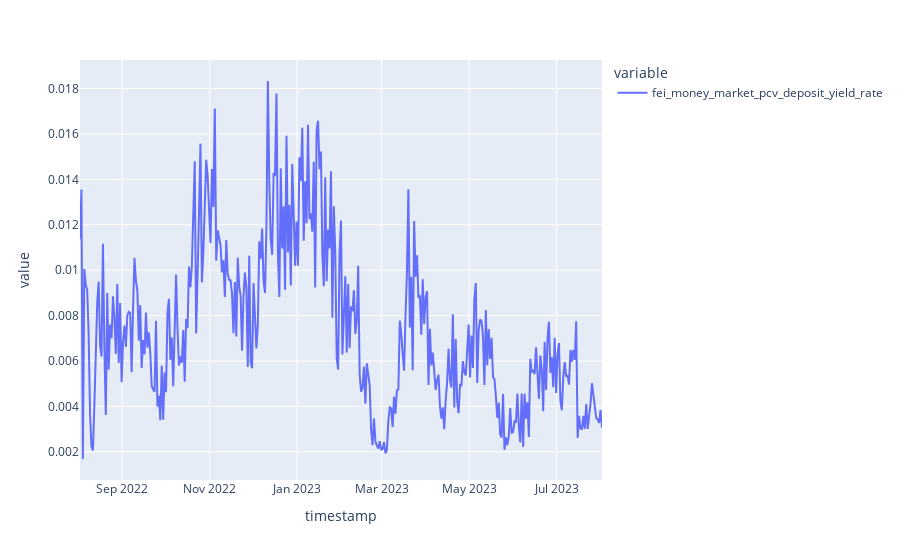

This figure's notebook cell:
### Code cell
df['fei_money_market_pcv_deposit_yield_rate'].plot()

### Figure 1 — Plotly figure (JSON) as saved in the notebook; plotly's stock layout.template omitted (floating-point values rounded to 4 significant figures; data arrays with more than 128 entries replaced by an {"elided": "..."} marker saying what was removed)
{"data": [{"hovertemplate": "variable=fei_money_market_pcv_deposit_yield_rate<br>timestamp=%{x}<br>value=%{y}<extra></extra>", "legendgroup": "fei_money_market_pcv_deposit_yield_rate", "line": {"color": "#636efa", "dash": "solid"}, "marker": {"symbol": "circle"}, "mode": "lines", "name": "fei_money_market_pcv_deposit_yield_rate", "orientation": "v", "showlegend": true, "type": "scatter", "x": {"elided": "365 str values"}, "xaxis": "x", "y": {"elided": "365 float values"}, "yaxis": "y"}], "layout": {"autosize": true, "legend": {"title": {"text": "variable"}, "tracegroupgap": 0}, "margin": {"t": 60}, "xaxis": {"anchor": "y", "autorange": true, "domain": [0, 1], "range": ["2022-08-02 15:46:26.2824", "2023-08-01 15:46:26.2824"], "title": {"text": "timestamp"}, "type": "date"}, "yaxis": {"anchor": "x", "autorange": true, "domain": [0, 1], "range": [0.0007585, 0.01926], "title": {"text": "value"}, "type": "linear"}}}
